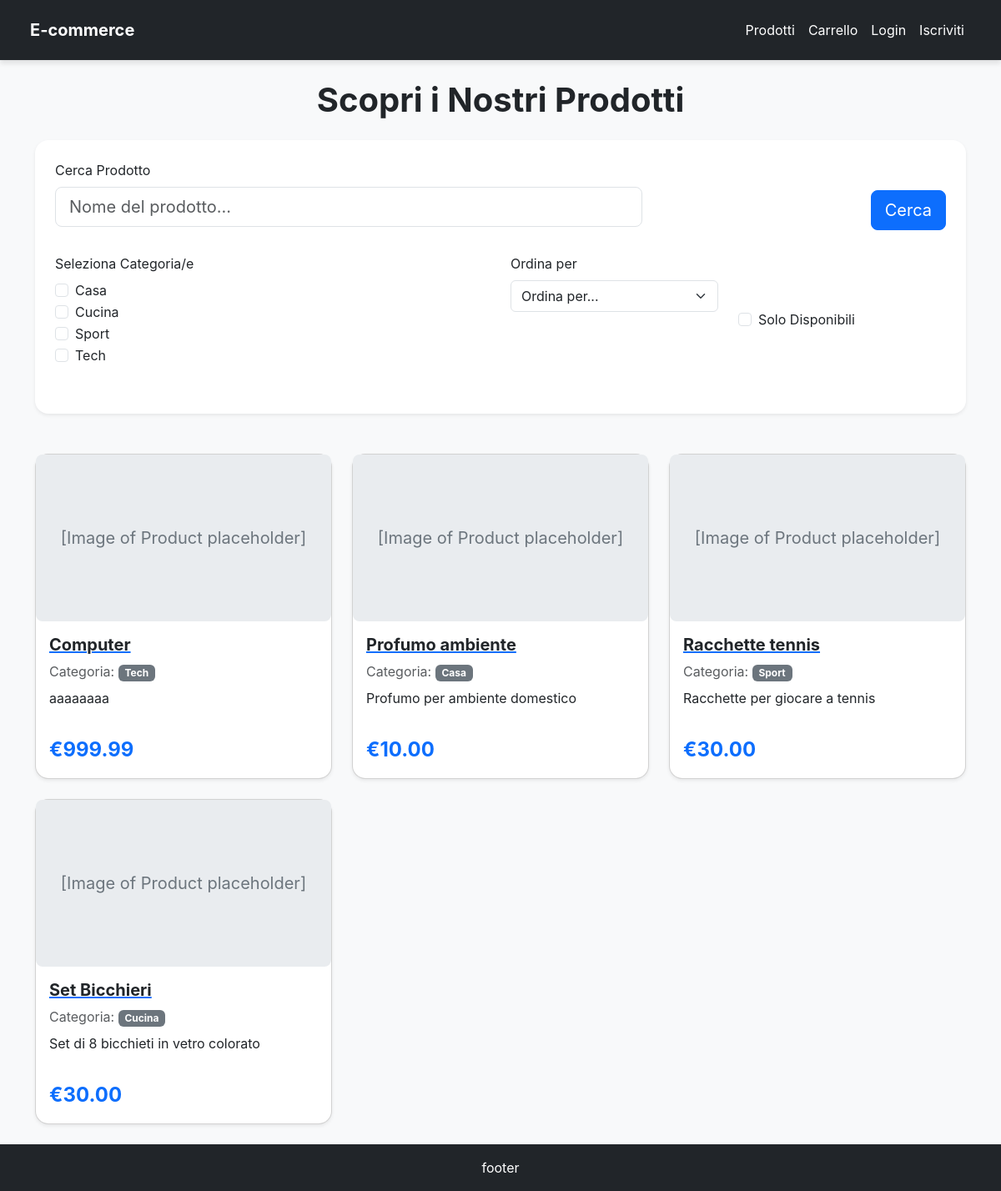
/, run on an earlier commit of the app's database.
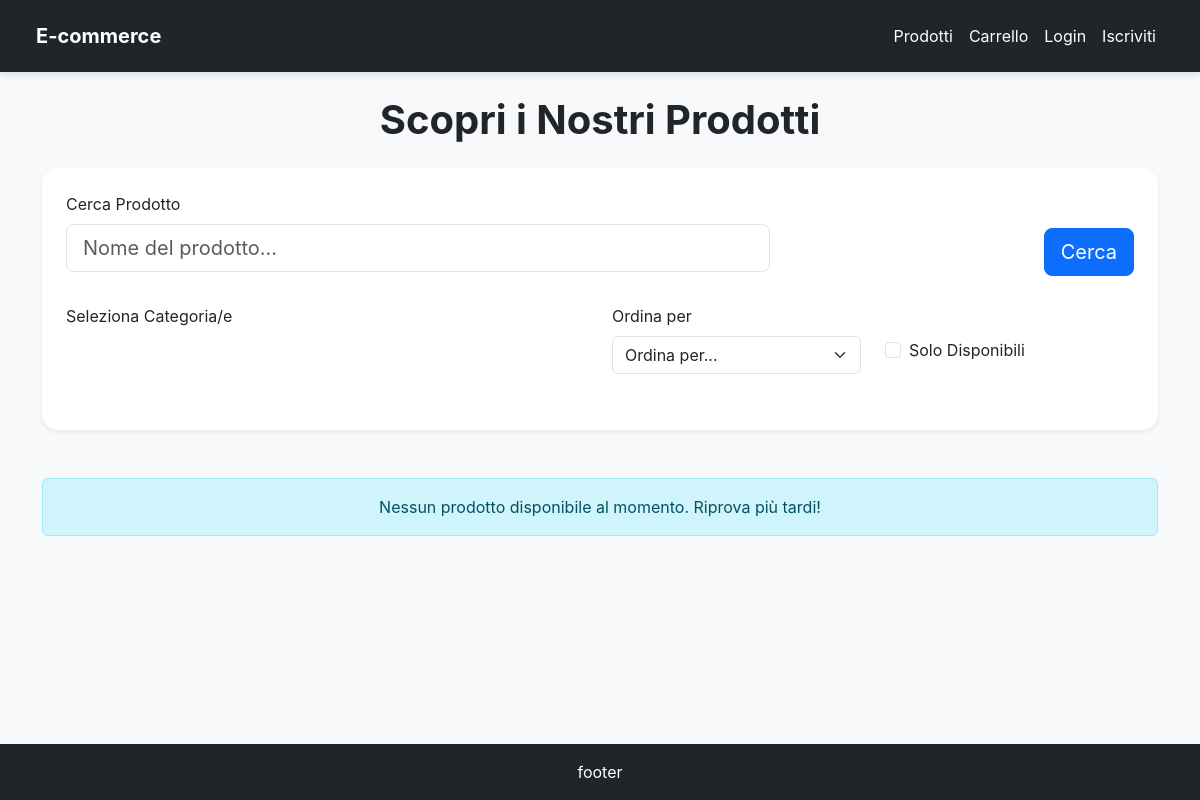
And on a later commit of the database.
### products/models.py (models this page shows, shortened)
class Product(models.Model):
    name = models.CharField(max_length=200, verbose_name="Nome Prodotto")
    slug = models.SlugField(max_length=200, unique=True, help_text="Slug unico per l'URL del prodotto")
    category = models.ForeignKey(
        Category,
        on_delete=models.SET_NULL,
        null=True,
        blank=True,
        related_name='products',
        verbose_name="Categoria"
    )
    description = models.TextField(verbose_name="Descrizione prodotto")
    price = models.DecimalField(
        max_digits=10,
        decimal_places=2,
        verbose_name="Prezzo in €"
    )
    stock = models.IntegerField(
        default=0,
        verbose_name="Quantità Disponibile",
        help_text="Quantità di prodotti disponibili in magazzino."
    )
    created_at = models.DateTimeField(auto_now_add=True, verbose_name="Data Creazione")
    updated_at = models.DateTimeField(auto_now=True, verbose_name="Ultimo Aggiornamento")
    class Meta:
        ordering = ('name',)
        verbose_name = "Prodotto"
        verbose_name_plural = "Prodotti"
    def get_absolute_url(self):
        return reverse("product_details", kwargs={"slug": self.slug})

class Category(models.Model):
    name = models.CharField(max_length=100, unique=True, verbose_name="Nome Categoria")
    slug = models.SlugField(max_length=100, unique=True, help_text="Slug unico per l'URL della categoria")
    class Meta:
        ordering = ('name',)
        verbose_name_plural = "Categorie"
    def __str__(self):
        return self.name

### products/views.py (the view, shortened to what this page needs)
# urls.py: path("", ProductListView.as_view(), name="product_list"),
class ProductListView(ListView):
    model = Product
    template_name = 'product_list.html'
    context_object_name = 'product_list'
    def get_queryset(self):
        queryset = super().get_queryset()
        form = ProductSearchForm(self.request.GET)
        if form.is_valid():
            query = form.cleaned_data.get('q')
            if query:
                queryset = queryset.filter(
                    Q(name__icontains=query) | Q(description__icontains=query)  # Ricerca per nome o descrizione
                ).distinct()  # Evita duplicati se un prodotto corrisponde a più condizioni
            categories = form.cleaned_data.get('category')
            if categories:  # categories sarà un queryset di oggetti Category
                queryset = queryset.filter(category__in=categories)
            available_only = form.cleaned_data.get('available_only')
            if available_only:
                queryset = queryset.filter(stock__gt=0)  # quantity > 0
            sort_by = form.cleaned_data.get('sort_by')
        if not queryset.ordered:
            queryset = queryset.order_by('name')  # Ordine predefinito per nome
        return queryset
    def get_context_data(self, **kwargs):
        context = super().get_context_data(**kwargs)
        context['form'] = ProductSearchForm(self.request.GET)
        return context

### templates/product_list.html (shortened to what this page needs)
{% extends 'base.html' %}
{% load crispy_forms_tags %}
{% block content %}
<h1 class="text-center mb-4 fw-bold text-dark">Scopri i Nostri Prodotti</h1>
<div class="mb-5">
    {% crispy form %}
</div>
{% if product_list %}
<div class="row row-cols-1 row-cols-md-2 row-cols-lg-3 g-4">
    {% for product in product_list %}
    <div class="col">
        <div class="card h-100 shadow-sm rounded-card">
            <div class="img-placeholder">
                [Image of Product placeholder]
            </div>
            <div class="card-body d-flex flex-column">
                <a href="{{ product.get_absolute_url }}">
                    <h5 class="card-title fw-bold text-dark">{{ product.name }}</h5>
                </a>
                <p class="card-text text-muted mb-2">Categoria: <span class="badge bg-secondary">{{ product.category.name }}</span></p>
                <p class="card-text text-dark flex-grow-1">{{ product.description|truncatechars:100 }}</p>
                <div class="d-flex justify-content-between align-items-center mt-3">
                    <span class="fs-4 fw-bold text-primary">€{{ product.price|floatformat:2 }}</span>
                </div>
            </div>
        </div>
    </div>
    {% endfor %}
</div>
{% else %}
<div class="alert alert-info text-center" role="alert">
    Nessun prodotto disponibile al momento. Riprova più tardi!
</div>
{% endif %}
{% endblock content %}

What changed in the data, as far as the page shows it:
removed Product: name "Computer", category.name "Tech", description "aaaaaaaa", price "999.99"
removed Product: name "Profumo ambiente", category.name "Casa", description "Profumo per ambiente domestico", price "10.00"
removed Product: name "Racchette tennis", category.name "Sport", description "Racchette per giocare a tennis", price "30.00"
removed Product: name "Set Bicchieri", category.name "Cucina", description "Set di 8 bicchieti in vetro colorato", price "30.00"
Also different on the page:
form field category: "☐ ☐ ☐ ☐" → (not shown)
text no longer shown: "Cerca Prodotto Seleziona Categoria/e Casa Cucina Sport Tech Ordina per Solo Disponibili"
text now shown: "Cerca Prodotto Seleziona Categoria/e Ordina per Solo Disponibili Nessun prodotto disponibile al momento. Riprova più tardi!"
